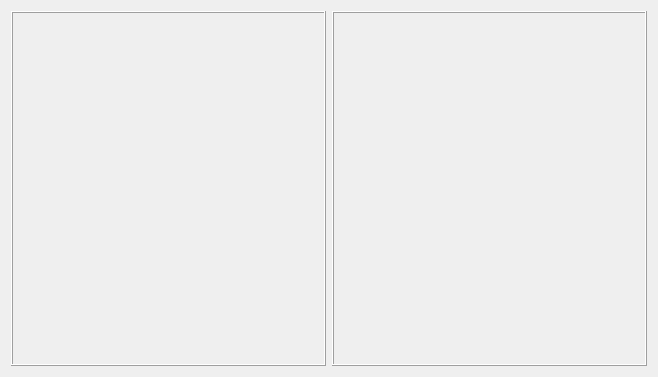
<?xml version="1.0" encoding="UTF-8"?>
<ui version="4.0">
 <class>Widget</class>
 <widget class="QWidget" name="Widget">
  <property name="geometry">
   <rect>
    <x>0</x>
    <y>0</y>
    <width>658</width>
    <height>377</height>
   </rect>
  </property>
  <property name="windowTitle">
   <string>Widget</string>
  </property>
  <layout class="QHBoxLayout" name="horizontalLayout">
   <item>
    <widget class="DragableForm" name="frame">
     <property name="frameShape">
      <enum>QFrame::Box</enum>
     </property>
     <property name="frameShadow">
      <enum>QFrame::Raised</enum>
     </property>
    </widget>
   </item>
   <item>
    <widget class="DragableForm" name="frame_2">
     <property name="frameShape">
      <enum>QFrame::Box</enum>
     </property>
     <property name="frameShadow">
      <enum>QFrame::Raised</enum>
     </property>
    </widget>
   </item>
  </layout>
 </widget>
 <customwidgets>
  <customwidget>
   <class>DragableForm</class>
   <extends>QFrame</extends>
   <header>dragableform.h</header>
   <container>1</container>
  </customwidget>
 </customwidgets>
 <resources/>
 <connections/>
</ui>
